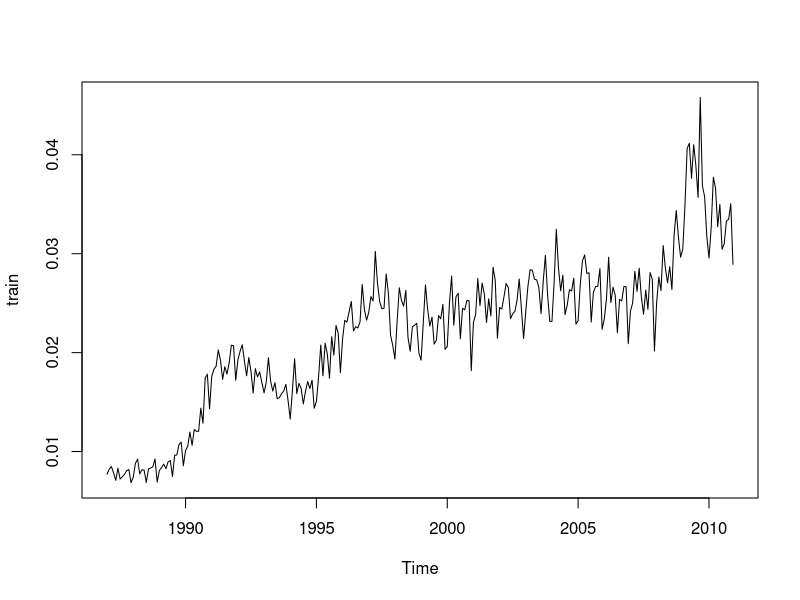
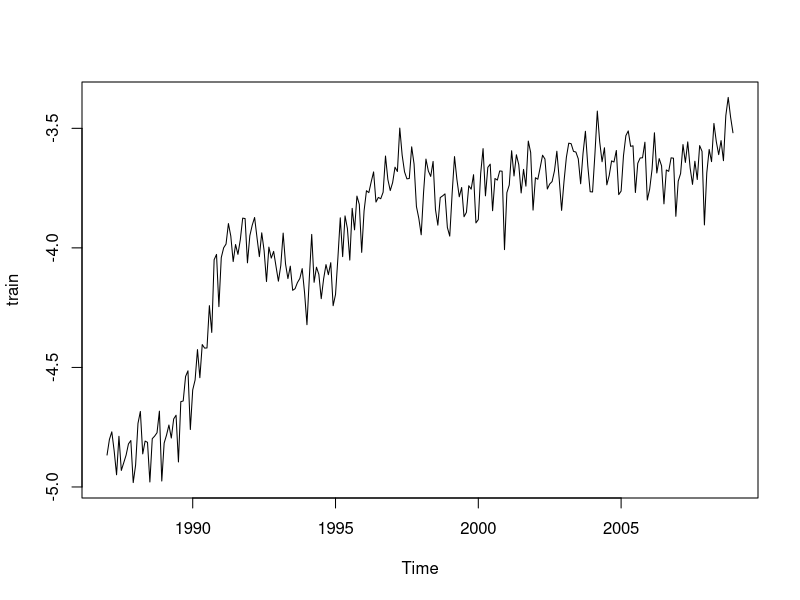
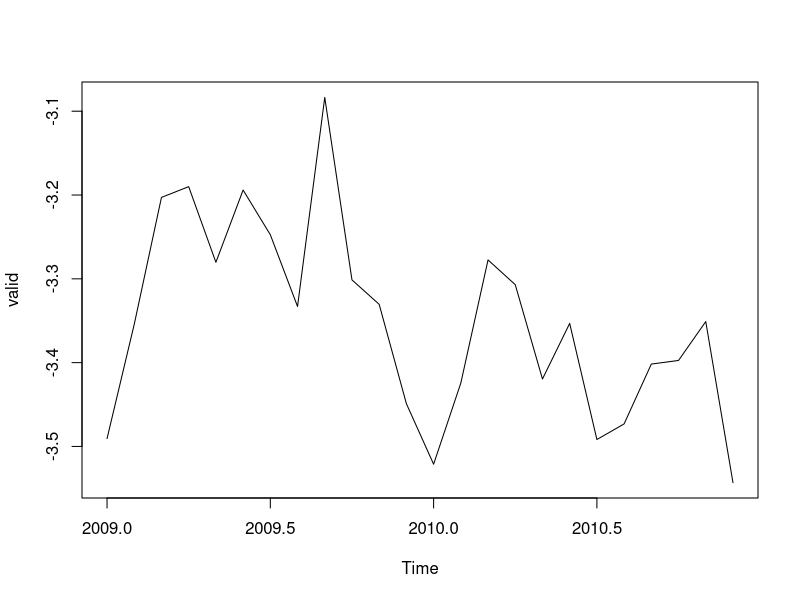
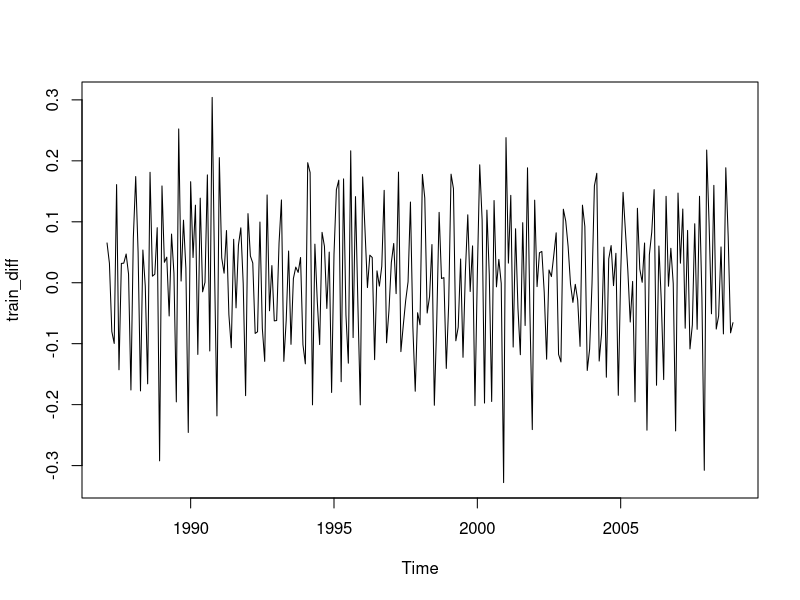
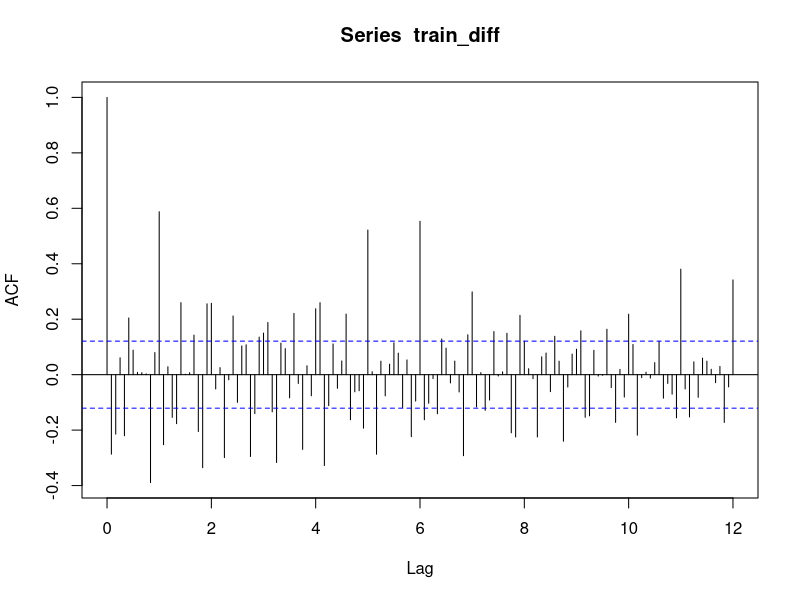
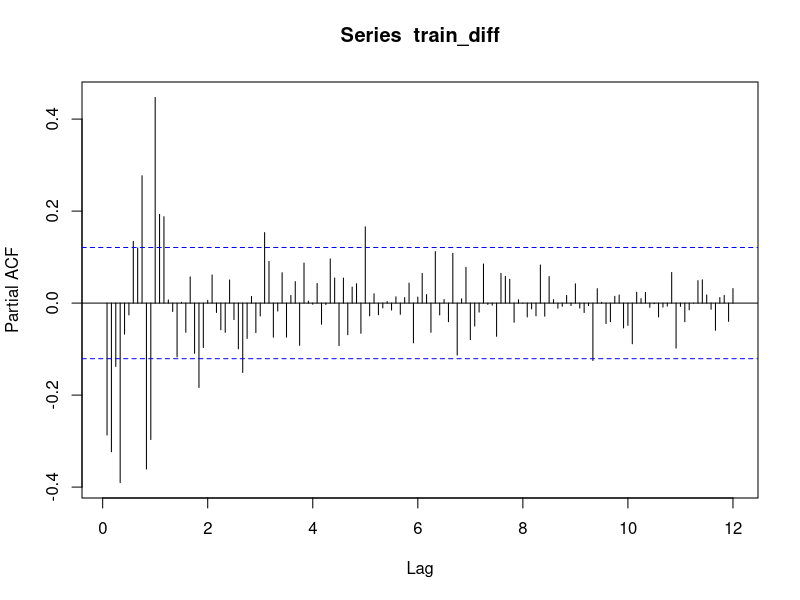
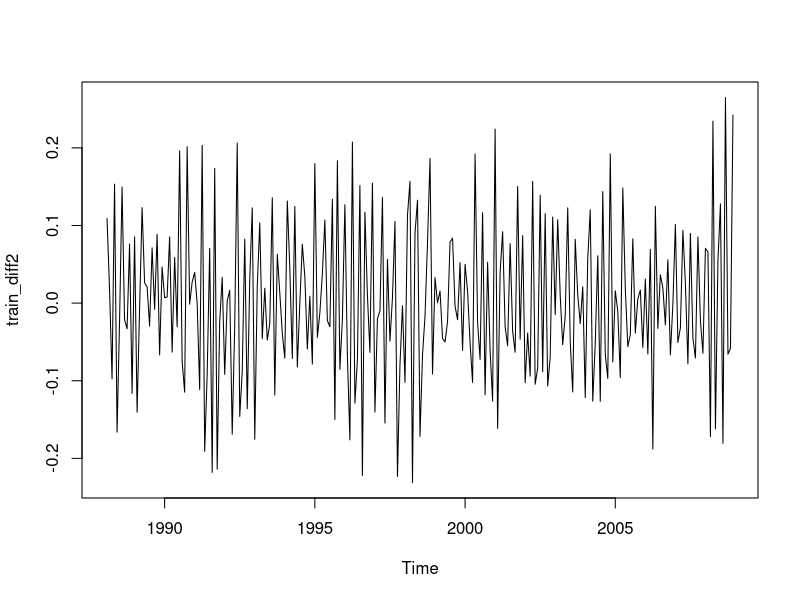
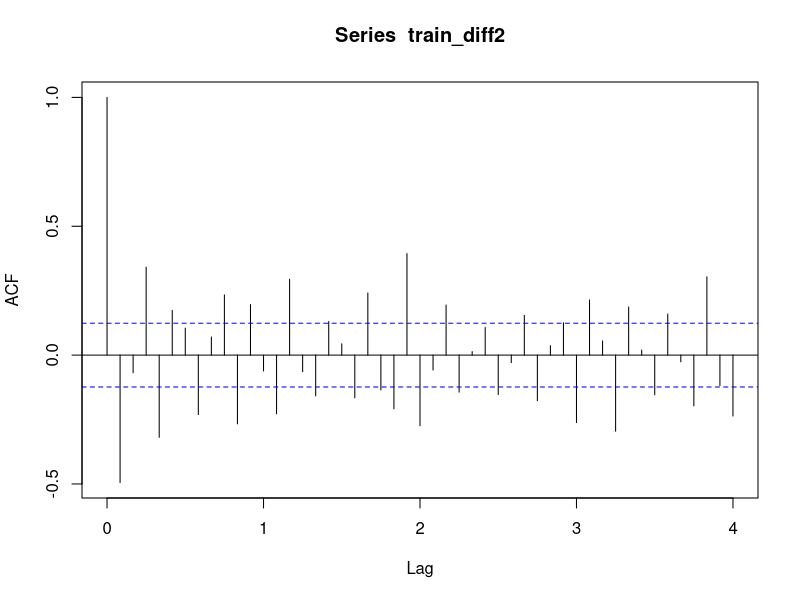

Here is the R script that generated these plots, in order:
## ---- chunk 1
knitr::opts_chunk$set(echo = TRUE)
library(tseries)
library(car)
library(Metrics)
library(forecast)
## ---- chunk 2
train = read.csv('train.csv')
train = na.omit(train)
train = train$Bankruptcy_Rate
train = ts(train, start = c(1987,1), frequency = 12)
plot(train)
## ---- chunk 3
train = log(train)
valid = train[265:288]
train = train[1:264]
train = ts(train, start = c(1987,1), frequency = 12)
valid = ts(valid, start = c(2009,1), frequency = 12) 
train
valid
plot(train)
plot(valid)

length(train)
length(valid)
## ---- chunk 4
adf.test(train)
d = 0
pvalue = 1
while(pvalue > 0.05){
  d = d+1  
  pvalue = adf.test(diff(train, differences = d))$p.value
}
print(d)

## ---- chunk 5
train_diff = diff(train, differences = d)
plot(train_diff)
acf(train_diff, lag.max = 144)
pacf(train_diff, lag.max = 144)

## ---- chunk 6
train_diff2 <- diff(train_diff, lag = 12)
plot(train_diff2)
acf(train_diff2, lag.max = 48)
pacf(train_diff2, lag.max = 100)
## ---- chunk 7
#auto = auto.arima(train,d = 1, D=1)
a = arima(train, c(2,1,3), c(2,1,2))
a_stat = c(a$sigma2, a$loglik, a$aic)

b = arima(train, c(2,1,2), c(2,1,2))
b_stat = c(b$sigma2, b$loglik, b$aic)

c = arima(train, c(2,1,2), c(2,1,1))
c_stat = c(c$sigma2, c$loglik, c$aic)

d = arima(train, c(2,1,3), c(2,1,1))
d_stat = c(d$sigma2, d$loglik, d$aic)

e = arima(train, c(0,1,3), c(2,1,3))
e_stat = c(e$sigma2, e$loglik, e$aic)

f = arima(train, c(1,1,3), c(2,1,3))
f_stat = c(f$sigma2, f$loglik, f$aic)

h = arima(train, c(2,1,3), c(2,1,3))
h_stat = c(h$sigma2, h$loglik, h$aic)

table1 = rbind(a_stat, b_stat, c_stat, d_stat, e_stat, f_stat, h_stat)
colnames(table1) = c('Sigma2', 'loglikelihood', 'AIC')
table1
## ---- chunk 8
D <- -2*(e$loglik - h$loglik)
pval <- 1-pchisq(D,2)
print(c("Test Statistic:",round(D, 4),"P-value:", round(pval, 4)))

## ---- chunk 9
# test whether residuals have zero mean
(t.test(e$residuals))
plot(e$residuals, main = "Residuals vs. Time", ylab = "Residuals")
abline(h = 0, col = "red")
## ---- chunk 10
tsdiag(e)
## ---- chunk 11
group <- c(rep(1,66), rep(2, 66), rep(3, 66), rep(4,66))


(leveneTest(e$residuals,group)) #Levene
#(bartlett.test(g$residuals,group)) #Bartlett  
scatter.smooth(e$residuals, ylab = 'Residuals')
## ---- chunk 12
qqnorm(e$residuals)
qqline(e$residuals, col = "red")
(shapiro.test(e$residuals))
## ---- chunk 13

forecast_sarima = forecast(e, h = 24, level = 95)
plot(forecast_sarima)
valid
#forecast_sarima
rmse_sarima = rmse(exp(valid), exp(forecast_sarima$mean))
rmse_sarima
## ---- chunk 14
train = read.csv('train.csv')
train = na.omit(train)
train = train$Bankruptcy_Rate
train = ts(train, start = c(1987,1), frequency = 12)
valid = train[265:288]
train = train[145:264]
train = ts(train, start = c(1999,1), frequency = 12)
valid = ts(valid, start = c(2009,1), frequency = 12) 
train
valid
plot(train)
plot(valid)
## ---- chunk 15
hw.CH <- HoltWinters(x = train, gamma = F) 
par(mfrow = c(2,1))
plot(hw.CH)
forecast_de = forecast(hw.CH, h = 24, level = 95)
plot(forecast_de)
forecast_de
rmse_de = rmse(valid, forecast_de$mean)
rmse_de
## ---- chunk 16
hw.AD <- HoltWinters(x = log(train), seasonal = "additive") 
par(mfrow = c(2,1))
plot(hw.AD)
forecast_te = forecast(hw.AD, h = 24, level = 95)
plot(forecast_te)
forecast_te
rmse_te = rmse(valid, exp(forecast_te$mean))
rmse_te
